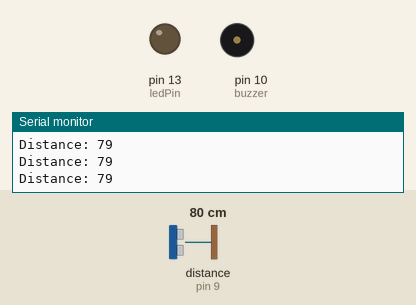
Recording of a sketch running on a simulated Arduino Uno, built with avr-gcc and run on an emulated ATmega328P. Shown: output pins drawn as LEDs (lit = HIGH), buzzer (waves = sounding, pin HIGH), the last lines printed to the serial monitor. Wiring (inferred from the names in the program): ultrasonic range finder: trigger pin 11; echo pin 9. Inputs (shaded band) come from the test bench; at power-on: distance to the obstacle (sensor on pin 9) 80 cm. The echo pulse lasts 58.3 µs per cm; pins used as bus, display or sensor lines are not drawn.

Above: at 1.2 s.
1.3 s: distance to the obstacle (sensor on pin 9) set to 8 cm
4.3 s: distance to the obstacle (sensor on pin 9) set to 5 cm
At 4.6 s:
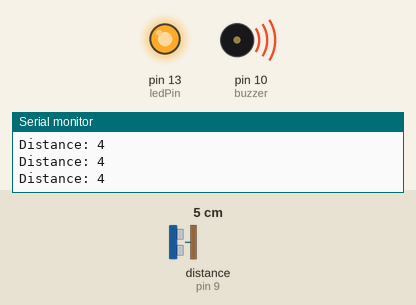
5.8 s: distance to the obstacle (sensor on pin 9) set to 9 cm
At 7.0 s:
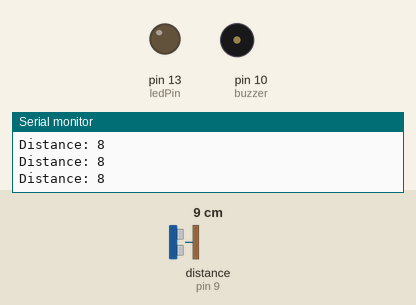
8.8 s: distance to the obstacle (sensor on pin 9) set to 2 cm
At 9.3 s:
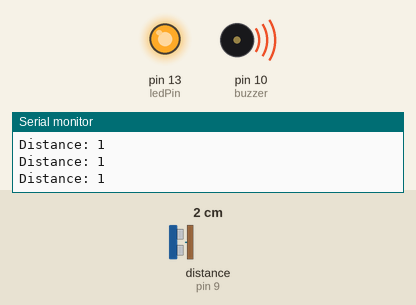
Timing chart, 0 to 11.8 s (numbered marks = the images above; inputs shaded):
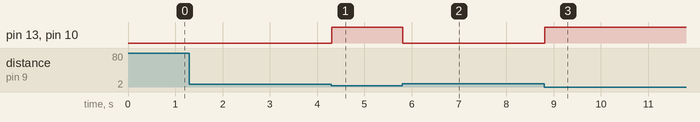

Measured:
- the behaviour switches between 7 and 6 cm on distance to the obstacle (sensor on pin 9) (found by bisection; images 0 and 1)
- after the input at 4.3 s, pin 13 (ledPin), pin 10 (buzzer): LOW → HIGH at once
- after the input at 5.8 s, pin 13 (ledPin), pin 10 (buzzer): HIGH → LOW at once
- after the input at 8.8 s, pin 13 (ledPin), pin 10 (buzzer): LOW → HIGH at once

The sketch:

Code_for_Smart_Blind_Stick.ino
```cpp
// Define The Pins Used
const int trigPin = 11;
const int echoPin = 9;
const int buzzer = 10;
const int ledPin = 13;

// Define Variables
long time;
int distance;
int safetyDistance;

//Setup
void setup()
{
  pinMode(trigPin, OUTPUT); // The trigPin is an Output
  pinMode(echoPin, INPUT); // The echoPin is an Input
  pinMode(buzzer, OUTPUT); // The buzzer is as an Output
  pinMode(ledPin, OUTPUT); // The ledPin is an Output
  Serial.begin(9600); // Starts the serial monitor. Serial monitor is set to 9600 baud
}


void loop()
{
  digitalWrite(trigPin, LOW); // trigPin is not activated
  delayMicroseconds(2); // Add a delay


  digitalWrite(trigPin, HIGH); // trigPin is activated
  delayMicroseconds(10); //For 10 seconds
  digitalWrite(trigPin, LOW); //trigPin is not activated


  time = pulseIn(echoPin, HIGH); //The sound wave travels to the object and back in microseconds


  distance= time*0.034/2; // Calculates the distance

  safetyDistance = distance;
   if (safetyDistance <= 5)
   {
        digitalWrite(buzzer, HIGH); // The buzzer is activated
        digitalWrite(ledPin, HIGH); // The LED light is activated
    }

    else
    {
        digitalWrite(buzzer, LOW); // The buzzer is not activated if the distance is greater than 5
        digitalWrite(ledPin, LOW); // The LED Light is not activated if the distance is greater than 5
    }

    // The distance is displayed on the Serial Monitor. Serial Monitor is set to 9600 baud
    Serial.print("Distance: ");
    Serial.println(distance);
}
```
